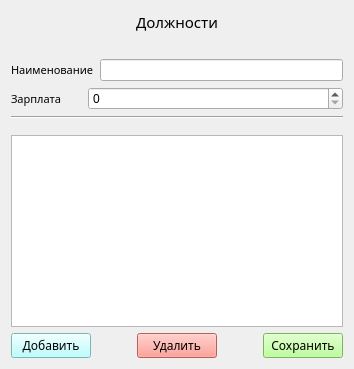
        <widget class="QWidget" name="page_2_for_banker">
         <property name="styleSheet">
          <string notr="true">font: &quot;Comic Sans MS&quot;;</string>
         </property>
         <layout class="QVBoxLayout" name="verticalLayout_7">
          <item alignment="Qt::AlignHCenter">
           <widget class="QLabel" name="label_2">
            <property name="font">
             <font>
              <family>Nunito ExtraBold</family>
              <pointsize>11</pointsize>
             </font>
            </property>
            <property name="text">
             <string>Должности</string>
            </property>
           </widget>
          </item>
          <item>
           <spacer name="verticalSpacer_3">
            <property name="orientation">
             <enum>Qt::Vertical</enum>
            </property>
            <property name="sizeType">
             <enum>QSizePolicy::Minimum</enum>
            </property>
            <property name="sizeHint" stdset="0">
             <size>
              <width>20</width>
              <height>20</height>
             </size>
            </property>
           </spacer>
          </item>
          <item>
           <layout class="QHBoxLayout" name="horizontalLayout_22">
            <item>
             <widget class="QLabel" name="label_21">
              <property name="font">
               <font>
                <family>Nunito</family>
                <pointsize>8</pointsize>
               </font>
              </property>
              <property name="text">
               <string>Наименование</string>
              </property>
             </widget>
            </item>
            <item>
             <widget class="QLineEdit" name="add_pos_name"/>
            </item>
           </layout>
          </item>
          <item>
           <layout class="QHBoxLayout" name="horizontalLayout_16">
            <item>
             <widget class="QLabel" name="label_20">
              <property name="font">
               <font>
                <family>Nunito</family>
                <pointsize>8</pointsize>
               </font>
              </property>
              <property name="text">
               <string>Зарплата       </string>
              </property>
             </widget>
            </item>
            <item>
             <widget class="QSpinBox" name="add_pos_salary">
              <property name="sizePolicy">
               <sizepolicy hsizetype="Expanding" vsizetype="Fixed">
                <horstretch>1</horstretch>
                <verstretch>0</verstretch>
               </sizepolicy>
              </property>
             </widget>
            </item>
           </layout>
          </item>
          <item>
           <widget class="Line" name="line_3">
            <property name="orientation">
             <enum>Qt::Horizontal</enum>
            </property>
           </widget>
          </item>
          <item>
           <spacer name="verticalSpacer_8">
            <property name="orientation">
             <enum>Qt::Vertical</enum>
            </property>
            <property name="sizeType">
             <enum>QSizePolicy::Minimum</enum>
            </property>
            <property name="sizeHint" stdset="0">
             <size>
              <width>20</width>
              <height>10</height>
             </size>
            </property>
           </spacer>
          </item>
          <item>
           <widget class="QTableWidget" name="table_positions">
            <property name="font">
             <font>
              <family>Nunito</family>
             </font>
            </property>
           </widget>
          </item>
          <item>
           <layout class="QHBoxLayout" name="horizontalLayout_23">
            <item>
             <widget class="QPushButton" name="add_pos">
              <property name="font">
               <font>
                <family>Nunito</family>
               </font>
              </property>
              <property name="styleSheet">
               <string notr="true">background-color: rgb(170, 255, 255);</string>
              </property>
              <property name="text">
               <string>Добавить</string>
              </property>
             </widget>
            </item>
            <item>
             <spacer name="horizontalSpacer_4">
              <property name="orientation">
               <enum>Qt::Horizontal</enum>
              </property>
              <property name="sizeType">
               <enum>QSizePolicy::Fixed</enum>
              </property>
              <property name="sizeHint" stdset="0">
               <size>
                <width>40</width>
                <height>20</height>
               </size>
              </property>
             </spacer>
            </item>
            <item>
             <widget class="QPushButton" name="delete_pos">
              <property name="font">
               <font>
                <family>Nunito</family>
               </font>
              </property>
              <property name="styleSheet">
               <string notr="true">background-color: rgb(255, 135, 124);</string>
              </property>
              <property name="text">
               <string>Удалить</string>
              </property>
             </widget>
            </item>
            <item>
             <spacer name="horizontalSpacer_3">
              <property name="orientation">
               <enum>Qt::Horizontal</enum>
              </property>
              <property name="sizeType">
               <enum>QSizePolicy::Fixed</enum>
              </property>
              <property name="sizeHint" stdset="0">
               <size>
                <width>40</width>
                <height>20</height>
               </size>
              </property>
             </spacer>
            </item>
            <item>
             <widget class="QPushButton" name="save_pos">
              <property name="font">
               <font>
                <family>Nunito</family>
               </font>
              </property>
              <property name="styleSheet">
               <string notr="true">background-color: rgb(170, 255, 127);</string>
              </property>
              <property name="text">
               <string>Сохранить</string>
              </property>
             </widget>
            </item>
           </layout>
          </item>
         </layout>
        </widget>
